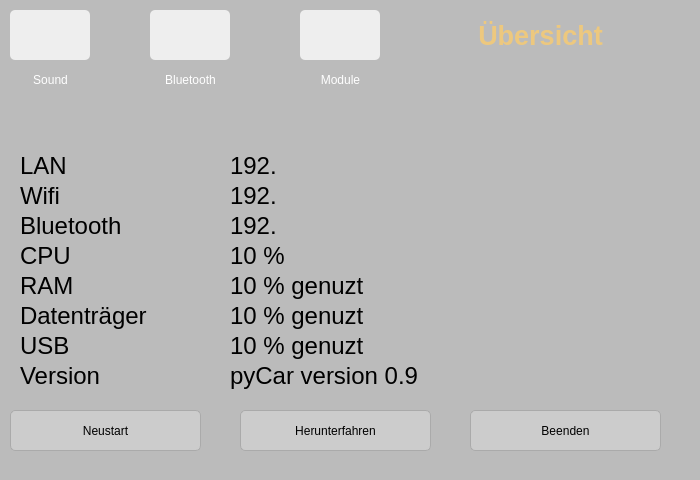
   <widget class="QWidget" name="page1" native="true">
    <property name="geometry">
     <rect>
      <x>10</x>
      <y>10</y>
      <width>700</width>
      <height>480</height>
     </rect>
    </property>
    <property name="styleSheet">
     <string notr="true">background-color: #bbb</string>
    </property>
    <widget class="QLabel" name="label_7">
     <property name="geometry">
      <rect>
       <x>20</x>
       <y>360</y>
       <width>171</width>
       <height>31</height>
      </rect>
     </property>
     <property name="font">
      <font>
       <family>Arial</family>
       <pointsize>18</pointsize>
       <weight>50</weight>
       <bold>false</bold>
      </font>
     </property>
     <property name="styleSheet">
      <string notr="true">color: #000000</string>
     </property>
     <property name="text">
      <string>Version</string>
     </property>
    </widget>
    <widget class="QLabel" name="label_4">
     <property name="geometry">
      <rect>
       <x>20</x>
       <y>270</y>
       <width>171</width>
       <height>31</height>
      </rect>
     </property>
     <property name="font">
      <font>
       <family>Arial</family>
       <pointsize>18</pointsize>
       <weight>50</weight>
       <bold>false</bold>
      </font>
     </property>
     <property name="styleSheet">
      <string notr="true">color: #000000</string>
     </property>
     <property name="text">
      <string>RAM</string>
     </property>
    </widget>
    <widget class="QLabel" name="label_2">
     <property name="geometry">
      <rect>
       <x>20</x>
       <y>180</y>
       <width>171</width>
       <height>31</height>
      </rect>
     </property>
     <property name="font">
      <font>
       <family>Arial</family>
       <pointsize>18</pointsize>
       <weight>50</weight>
       <bold>false</bold>
      </font>
     </property>
     <property name="styleSheet">
      <string notr="true">color: #000000</string>
     </property>
     <property name="text">
      <string>Wifi</string>
     </property>
    </widget>
    <widget class="QLabel" name="label_3">
     <property name="geometry">
      <rect>
       <x>20</x>
       <y>240</y>
       <width>171</width>
       <height>31</height>
      </rect>
     </property>
     <property name="font">
      <font>
       <family>Arial</family>
       <pointsize>18</pointsize>
       <weight>50</weight>
       <bold>false</bold>
      </font>
     </property>
     <property name="styleSheet">
      <string notr="true">color: #000000</string>
     </property>
     <property name="text">
      <string>CPU</string>
     </property>
    </widget>
    <widget class="QLabel" name="lblCPU">
     <property name="geometry">
      <rect>
       <x>230</x>
       <y>240</y>
       <width>451</width>
       <height>31</height>
      </rect>
     </property>
     <property name="font">
      <font>
       <family>Arial</family>
       <pointsize>18</pointsize>
       <weight>50</weight>
       <bold>false</bold>
      </font>
     </property>
     <property name="styleSheet">
      <string notr="true">color: #000000</string>
     </property>
     <property name="text">
      <string>10 %</string>
     </property>
     <property name="alignment">
      <set>Qt::AlignLeading|Qt::AlignLeft|Qt::AlignVCenter</set>
     </property>
    </widget>
    <widget class="QLabel" name="lblBTAddresse">
     <property name="geometry">
      <rect>
       <x>230</x>
       <y>210</y>
       <width>451</width>
       <height>31</height>
      </rect>
     </property>
     <property name="font">
      <font>
       <family>Arial</family>
       <pointsize>18</pointsize>
       <weight>50</weight>
       <bold>false</bold>
      </font>
     </property>
     <property name="styleSheet">
      <string notr="true">color: #000000</string>
     </property>
     <property name="text">
      <string>192.</string>
     </property>
    </widget>
    <widget class="QLabel" name="lblMemory">
     <property name="geometry">
      <rect>
       <x>230</x>
       <y>270</y>
       <width>451</width>
       <height>31</height>
      </rect>
     </property>
     <property name="font">
      <font>
       <family>Arial</family>
       <pointsize>18</pointsize>
       <weight>50</weight>
       <bold>false</bold>
      </font>
     </property>
     <property name="styleSheet">
      <string notr="true">color: #000000</string>
     </property>
     <property name="text">
      <string>10 % genuzt</string>
     </property>
    </widget>
    <widget class="QLabel" name="lblDisk2">
     <property name="geometry">
      <rect>
       <x>230</x>
       <y>330</y>
       <width>451</width>
       <height>31</height>
      </rect>
     </property>
     <property name="font">
      <font>
       <family>Arial</family>
       <pointsize>18</pointsize>
       <weight>50</weight>
       <bold>false</bold>
      </font>
     </property>
     <property name="styleSheet">
      <string notr="true">color: #000000</string>
     </property>
     <property name="text">
      <string>10 % genuzt</string>
     </property>
    </widget>
    <widget class="QLabel" name="lblWifi">
     <property name="geometry">
      <rect>
       <x>230</x>
       <y>180</y>
       <width>451</width>
       <height>31</height>
      </rect>
     </property>
     <property name="font">
      <font>
       <family>Arial</family>
       <pointsize>18</pointsize>
       <weight>50</weight>
       <bold>false</bold>
      </font>
     </property>
     <property name="styleSheet">
      <string notr="true">color: #000000</string>
     </property>
     <property name="text">
      <string>192.</string>
     </property>
    </widget>
    <widget class="QLabel" name="lblLan">
     <property name="geometry">
      <rect>
       <x>230</x>
       <y>150</y>
       <width>451</width>
       <height>31</height>
      </rect>
     </property>
     <property name="font">
      <font>
       <family>Arial</family>
       <pointsize>18</pointsize>
       <weight>50</weight>
       <bold>false</bold>
      </font>
     </property>
     <property name="styleSheet">
      <string notr="true">color: #000000</string>
     </property>
     <property name="text">
      <string>192.</string>
     </property>
    </widget>
    <widget class="QLabel" name="label_5">
     <property name="geometry">
      <rect>
       <x>20</x>
       <y>300</y>
       <width>171</width>
       <height>31</height>
      </rect>
     </property>
     <property name="font">
      <font>
       <family>Arial</family>
       <pointsize>18</pointsize>
       <weight>50</weight>
       <bold>false</bold>
      </font>
     </property>
     <property name="styleSheet">
      <string notr="true">color: #000000</string>
     </property>
     <property name="text">
      <string>Datenträger</string>
     </property>
    </widget>
    <widget class="QLabel" name="lblDisk1">
     <property name="geometry">
      <rect>
       <x>230</x>
       <y>300</y>
       <width>451</width>
       <height>31</height>
      </rect>
     </property>
     <property name="font">
      <font>
       <family>Arial</family>
       <pointsize>18</pointsize>
       <weight>50</weight>
       <bold>false</bold>
      </font>
     </property>
     <property name="styleSheet">
      <string notr="true">color: #000000</string>
     </property>
     <property name="text">
      <string>10 % genuzt</string>
     </property>
    </widget>
    <widget class="QLabel" name="label">
     <property name="geometry">
      <rect>
       <x>20</x>
       <y>150</y>
       <width>171</width>
       <height>31</height>
      </rect>
     </property>
     <property name="font">
      <font>
       <family>Arial</family>
       <pointsize>18</pointsize>
       <weight>50</weight>
       <bold>false</bold>
      </font>
     </property>
     <property name="styleSheet">
      <string notr="true">color: #000000</string>
     </property>
     <property name="text">
      <string>LAN</string>
     </property>
    </widget>
    <widget class="QLabel" name="label_9">
     <property name="geometry">
      <rect>
       <x>20</x>
       <y>210</y>
       <width>191</width>
       <height>31</height>
      </rect>
     </property>
     <property name="font">
      <font>
       <family>Arial</family>
       <pointsize>18</pointsize>
       <weight>50</weight>
       <bold>false</bold>
      </font>
     </property>
     <property name="styleSheet">
      <string notr="true">color: #000000</string>
     </property>
     <property name="text">
      <string>Bluetooth</string>
     </property>
    </widget>
    <widget class="QLabel" name="label_6">
     <property name="geometry">
      <rect>
       <x>20</x>
       <y>330</y>
       <width>171</width>
       <height>31</height>
      </rect>
     </property>
     <property name="font">
      <font>
       <family>Arial</family>
       <pointsize>18</pointsize>
       <weight>50</weight>
       <bold>false</bold>
      </font>
     </property>
     <property name="styleSheet">
      <string notr="true">color: #000000</string>
     </property>
     <property name="text">
      <string>USB</string>
     </property>
    </widget>
    <widget class="QLabel" name="lblVersion">
     <property name="geometry">
      <rect>
       <x>230</x>
       <y>360</y>
       <width>451</width>
       <height>31</height>
      </rect>
     </property>
     <property name="font">
      <font>
       <family>Arial</family>
       <pointsize>18</pointsize>
       <weight>50</weight>
       <bold>false</bold>
      </font>
     </property>
     <property name="styleSheet">
      <string notr="true">color: #000000</string>
     </property>
     <property name="text">
      <string>pyCar version 0.9</string>
     </property>
    </widget>
    <widget class="QPushButton" name="btnQuit">
     <property name="enabled">
      <bool>true</bool>
     </property>
     <property name="geometry">
      <rect>
       <x>470</x>
       <y>410</y>
       <width>191</width>
       <height>41</height>
      </rect>
     </property>
     <property name="styleSheet">
      <string notr="true">border-radius: 5px; border: 1px solid #aaaaaa;background-color: #ccc</string>
     </property>
     <property name="text">
      <string>Beenden</string>
     </property>
    </widget>
    <widget class="QPushButton" name="btnShutdown">
     <property name="enabled">
      <bool>true</bool>
     </property>
     <property name="geometry">
      <rect>
       <x>240</x>
       <y>410</y>
       <width>191</width>
       <height>41</height>
      </rect>
     </property>
     <property name="styleSheet">
      <string notr="true">border-radius: 5px; border: 1px solid #aaaaaa;background-color: #ccc</string>
     </property>
     <property name="text">
      <string>Herunterfahren</string>
     </property>
    </widget>
    <widget class="QPushButton" name="btnReboot">
     <property name="enabled">
      <bool>true</bool>
     </property>
     <property name="geometry">
      <rect>
       <x>10</x>
       <y>410</y>
       <width>191</width>
       <height>41</height>
      </rect>
     </property>
     <property name="styleSheet">
      <string notr="true">border-radius: 5px; border: 1px solid #aaaaaa;background-color: #ccc</string>
     </property>
     <property name="text">
      <string>Neustart</string>
     </property>
    </widget>
    <widget class="QToolButton" name="btnSound">
     <property name="geometry">
      <rect>
       <x>10</x>
       <y>10</y>
       <width>80</width>
       <height>50</height>
      </rect>
     </property>
     <property name="styleSheet">
      <string notr="true">background-image: url(./modules/setup/images/sound.png);
background-repeat: none; 
background-color: #eeeeee; 
border-radius: 5px; 
border: 0px;
background-position: center</string>
     </property>
     <property name="text">
      <string/>
     </property>
     <property name="toolButtonStyle">
      <enum>Qt::ToolButtonFollowStyle</enum>
     </property>
    </widget>
    <widget class="QToolButton" name="btnBluetooth">
     <property name="geometry">
      <rect>
       <x>150</x>
       <y>10</y>
       <width>80</width>
       <height>50</height>
      </rect>
     </property>
     <property name="styleSheet">
      <string notr="true">background-image: url(./modules/setup/images/bluetooth.png);
background-repeat: none; 
background-color: #eeeeee; 
border-radius: 5px; 
border: 0px;
background-position: center</string>
     </property>
     <property name="text">
      <string/>
     </property>
     <property name="toolButtonStyle">
      <enum>Qt::ToolButtonFollowStyle</enum>
     </property>
    </widget>
    <widget class="QToolButton" name="btnModule">
     <property name="geometry">
      <rect>
       <x>300</x>
       <y>10</y>
       <width>80</width>
       <height>50</height>
      </rect>
     </property>
     <property name="styleSheet">
      <string notr="true">background-image: url(./modules/setup/images/module.png);
background-repeat: none; 
background-color: #eeeeee; 
border-radius: 5px; 
border: 0px;
background-position: center</string>
     </property>
     <property name="text">
      <string/>
     </property>
     <property name="toolButtonStyle">
      <enum>Qt::ToolButtonFollowStyle</enum>
     </property>
    </widget>
    <widget class="QTLabel" name="lbl_Title">
     <property name="geometry">
      <rect>
       <x>390</x>
       <y>20</y>
       <width>301</width>
       <height>31</height>
      </rect>
     </property>
     <property name="palette">
      <palette>
       <active>
        <colorrole role="WindowText">
         <brush brushstyle="SolidPattern">
          <color alpha="255">
           <red>237</red>
           <green>200</green>
           <blue>126</blue>
          </color>
         </brush>
        </colorrole>
        <colorrole role="Button">
         <brush brushstyle="SolidPattern">
          <color alpha="0">
           <red>0</red>
           <green>0</green>
           <blue>0</blue>
          </color>
         </brush>
        </colorrole>
        <colorrole role="Text">
         <brush brushstyle="SolidPattern">
          <color alpha="255">
           <red>237</red>
           <green>200</green>
           <blue>126</blue>
          </color>
         </brush>
        </colorrole>
        <colorrole role="ButtonText">
         <brush brushstyle="SolidPattern">
          <color alpha="255">
           <red>237</red>
           <green>200</green>
           <blue>126</blue>
          </color>
         </brush>
        </colorrole>
        <colorrole role="Base">
         <brush brushstyle="SolidPattern">
          <color alpha="0">
           <red>0</red>
           <green>0</green>
           <blue>0</blue>
          </color>
         </brush>
        </colorrole>
        <colorrole role="Window">
         <brush brushstyle="SolidPattern">
          <color alpha="0">
           <red>0</red>
           <green>0</green>
           <blue>0</blue>
          </color>
         </brush>
        </colorrole>
       </active>
       <inactive>
        <colorrole role="WindowText">
         <brush brushstyle="SolidPattern">
          <color alpha="255">
           <red>237</red>
           <green>200</green>
           <blue>126</blue>
          </color>
         </brush>
        </colorrole>
        <colorrole role="Button">
         <brush brushstyle="SolidPattern">
          <color alpha="0">
           <red>0</red>
           <green>0</green>
           <blue>0</blue>
          </color>
         </brush>
        </colorrole>
        <colorrole role="Text">
         <brush brushstyle="SolidPattern">
          <color alpha="255">
           <red>237</red>
           <green>200</green>
           <blue>126</blue>
          </color>
         </brush>
        </colorrole>
        <colorrole role="ButtonText">
         <brush brushstyle="SolidPattern">
          <color alpha="255">
           <red>237</red>
           <green>200</green>
           <blue>126</blue>
          </color>
         </brush>
        </colorrole>
        <colorrole role="Base">
         <brush brushstyle="SolidPattern">
          <color alpha="0">
           <red>0</red>
           <green>0</green>
           <blue>0</blue>
          </color>
         </brush>
        </colorrole>
        <colorrole role="Window">
         <brush brushstyle="SolidPattern">
          <color alpha="0">
           <red>0</red>
           <green>0</green>
           <blue>0</blue>
          </color>
         </brush>
        </colorrole>
       </inactive>
       <disabled>
        <colorrole role="WindowText">
         <brush brushstyle="SolidPattern">
          <color alpha="255">
           <red>237</red>
           <green>200</green>
           <blue>126</blue>
          </color>
         </brush>
        </colorrole>
        <colorrole role="Button">
         <brush brushstyle="SolidPattern">
          <color alpha="0">
           <red>0</red>
           <green>0</green>
           <blue>0</blue>
          </color>
         </brush>
        </colorrole>
        <colorrole role="Text">
         <brush brushstyle="SolidPattern">
          <color alpha="255">
           <red>237</red>
           <green>200</green>
           <blue>126</blue>
          </color>
         </brush>
        </colorrole>
        <colorrole role="ButtonText">
         <brush brushstyle="SolidPattern">
          <color alpha="255">
           <red>237</red>
           <green>200</green>
           <blue>126</blue>
          </color>
         </brush>
        </colorrole>
        <colorrole role="Base">
         <brush brushstyle="SolidPattern">
          <color alpha="0">
           <red>0</red>
           <green>0</green>
           <blue>0</blue>
          </color>
         </brush>
        </colorrole>
        <colorrole role="Window">
         <brush brushstyle="SolidPattern">
          <color alpha="0">
           <red>0</red>
           <green>0</green>
           <blue>0</blue>
          </color>
         </brush>
        </colorrole>
       </disabled>
      </palette>
     </property>
     <property name="font">
      <font>
       <pointsize>20</pointsize>
       <weight>75</weight>
       <bold>true</bold>
      </font>
     </property>
     <property name="styleSheet">
      <string notr="true">background: transparent; color: #edc87e;</string>
     </property>
     <property name="text">
      <string>Übersicht</string>
     </property>
     <property name="scaledContents">
      <bool>false</bool>
     </property>
     <property name="alignment">
      <set>Qt::AlignCenter</set>
     </property>
     <property name="wordWrap">
      <bool>false</bool>
     </property>
     <property name="textInteractionFlags">
      <set>Qt::NoTextInteraction</set>
     </property>
    </widget>
    <widget class="QLabel" name="label_10">
     <property name="geometry">
      <rect>
       <x>10</x>
       <y>70</y>
       <width>81</width>
       <height>20</height>
      </rect>
     </property>
     <property name="styleSheet">
      <string notr="true">color: #fff</string>
     </property>
     <property name="text">
      <string>Sound</string>
     </property>
     <property name="alignment">
      <set>Qt::AlignCenter</set>
     </property>
    </widget>
    <widget class="QLabel" name="label_14">
     <property name="geometry">
      <rect>
       <x>150</x>
       <y>70</y>
       <width>81</width>
       <height>20</height>
      </rect>
     </property>
     <property name="styleSheet">
      <string notr="true">color: #fff</string>
     </property>
     <property name="text">
      <string>Bluetooth</string>
     </property>
     <property name="alignment">
      <set>Qt::AlignCenter</set>
     </property>
    </widget>
    <widget class="QLabel" name="label_15">
     <property name="geometry">
      <rect>
       <x>300</x>
       <y>70</y>
       <width>81</width>
       <height>20</height>
      </rect>
     </property>
     <property name="styleSheet">
      <string notr="true">color: #fff</string>
     </property>
     <property name="text">
      <string>Module</string>
     </property>
     <property name="alignment">
      <set>Qt::AlignCenter</set>
     </property>
    </widget>
   </widget>
